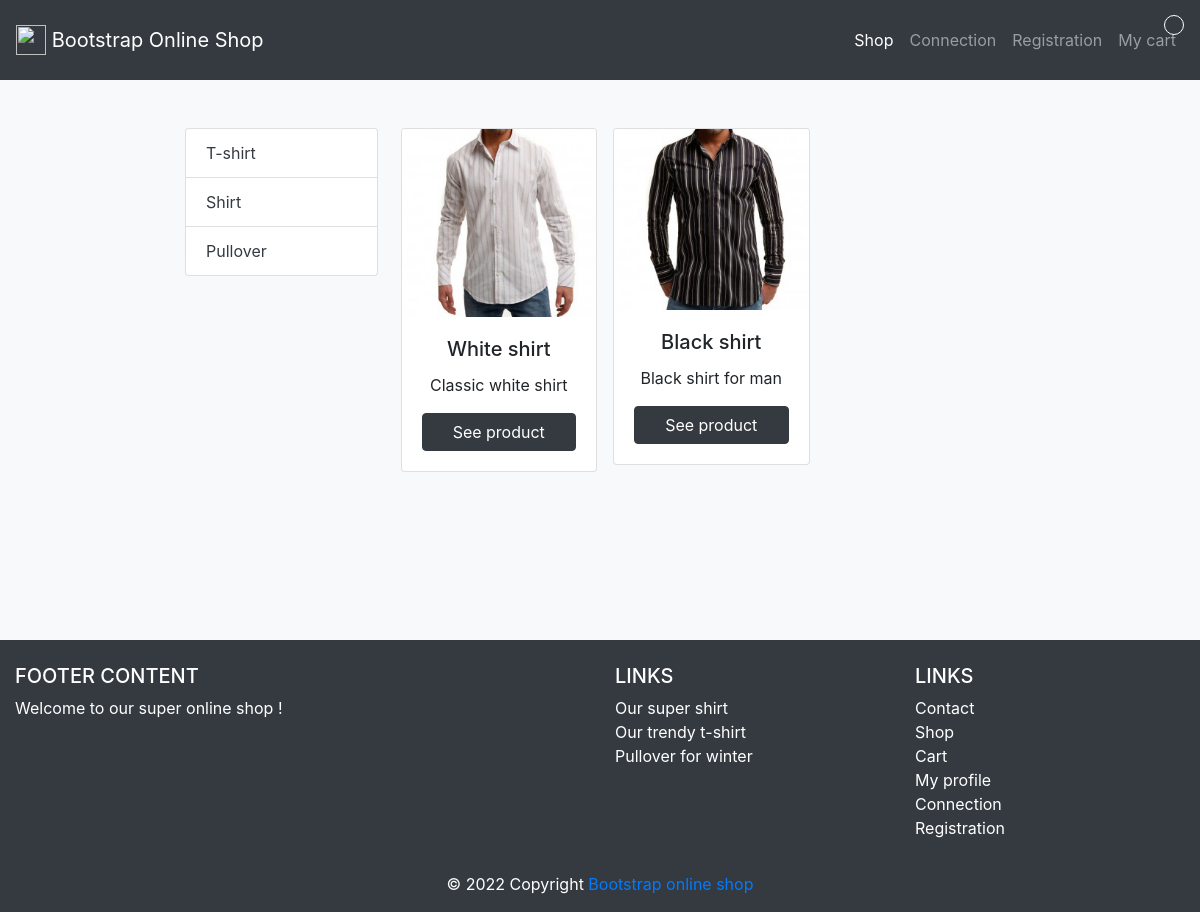
The page /?category=Shirt on the database its author committed.
### tables this page shows
CREATE TABLE `products` (
  `id_product` int(3) NOT NULL,
  `reference` varchar(20) NOT NULL,
  `category` varchar(20) NOT NULL,
  `title` varchar(100) NOT NULL,
  `description` text NOT NULL,
  `color` varchar(20) NOT NULL,
  `size` varchar(5) NOT NULL,
  `public` enum('m','f','all') NOT NULL,
  `picture` varchar(250) NOT NULL,
  `price` int(3) NOT NULL,
  `stock` int(3) NOT NULL
);

### index.php (the view, shortened to what this page needs)
<?php
require_once("inc/init.php");
$stmt = $pdo->query("SELECT DISTINCT(category) FROM products");
if (isset($_GET["category"])) {
    $category = $_GET["category"];
    $stmt2 = $pdo->query("SELECT * FROM products WHERE category = '$category'");
}
require_once("inc/header.php");
?>
<div class="col-md-3">
    <ul class="list-group">
        <?php while ($category = $stmt->fetch(PDO::FETCH_ASSOC)) { ?>
            <li class="list-group-item">
                <a class="text-dark" href="?category=<?= $category["category"]; ?>">
                    <?= $category["category"]; ?>
                </a>
            </li>
        <?php } ?>
    </ul>
</div>
<div class="row col-md-9">
    <?php if (isset($_GET["category"])) {
        while ($product = $stmt2->fetch(PDO::FETCH_ASSOC)) { ?>
            <div class="col-md-4 pr-2 pl-2 pb-2">
                <div class="card">
                    <img src="<?= $product["picture"]; ?>"
                        class="card-img-top <?= $product['stock'] == 0 ? "unavailable" : ""; ?>"
                        alt="<?= $product["description"]; ?>">
                    <div class="card-body">
                        <h5 class="card-title text-center">
                            <?= $product["title"]; ?>
                        </h5>
                        <p class="card-text text-center">
                            <?= $product["description"]; ?>
                        </p>
                        <a href="product_info.php?id_product=<?= $product["id_product"]; ?>"
                            class="btn btn-dark d-flex justify-content-center">See
                            product</a>
                    </div>
                </div>
            </div>
        <?php } ?>
    <?php } ?>
</div>
<?php
require_once("inc/footer.php");
?>

### css/style.css (style rules this page uses)
.card { position: relative; }

### rows shown on the page
products: picture (picture), title "White shirt", description "Classic white shirt"
products: picture (picture), title "Black shirt", description "Black shirt for man"

### other values the page prints
$category["category"] "T-shirt"
$category["category"] "Shirt"
$category["category"] "Pullover"
